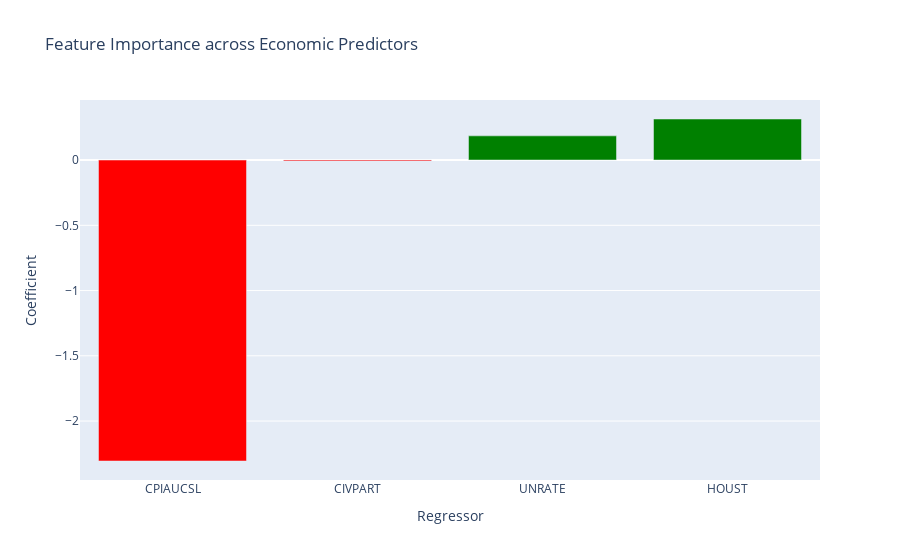

Notebook cell for this chart:
### Code cell
#Graph feature importance
reg["Color"] = np.where(reg["coef"]<0, 'red', 'green')
reg.rename(columns = {'coef':'Coefficient', 'regressor':'Regressor'}, inplace=True)

# PLOT
fig = px.bar(reg,x="Regressor",y="Coefficient", title = 'Feature Importance across Economic Predictors')

# COLOR
fig.update_traces(marker_color=reg["Color"])

fig.show()

### Figure 1 — Plotly figure (JSON) as saved in the notebook; plotly's stock layout.template omitted (floating-point values rounded to 4 significant figures)
{"data": [{"alignmentgroup": "True", "hovertemplate": "Regressor=%{x}<br>Coefficient=%{y}<extra></extra>", "legendgroup": "", "marker": {"color": ["red", "red", "green", "green"]}, "name": "", "offsetgroup": "", "orientation": "v", "showlegend": false, "textposition": "auto", "type": "bar", "x": ["CPIAUCSL", "CIVPART", "UNRATE", "HOUST"], "xaxis": "x", "y": [-2.306, -0.007148, 0.1853, 0.3145], "yaxis": "y"}], "layout": {"barmode": "relative", "legend": {"tracegroupgap": 0}, "title": {"text": "Feature Importance across Economic Predictors"}, "xaxis": {"anchor": "y", "domain": [0, 1], "title": {"text": "Regressor"}}, "yaxis": {"anchor": "x", "domain": [0, 1], "title": {"text": "Coefficient"}}}}
